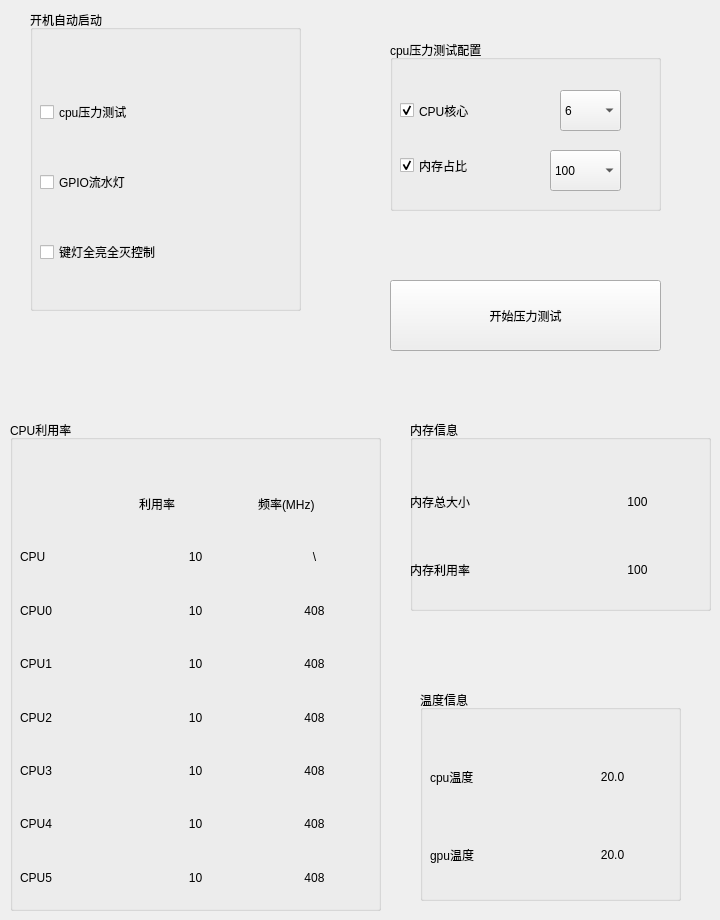
   <widget class="QWidget" name="page_8">
    <widget class="QGroupBox" name="groupBox_2">
     <property name="geometry">
      <rect>
       <x>30</x>
       <y>10</y>
       <width>271</width>
       <height>301</height>
      </rect>
     </property>
     <property name="styleSheet">
      <string notr="true">font: 20pt &quot;Ubuntu&quot;;</string>
     </property>
     <property name="title">
      <string>开机自动启动</string>
     </property>
     <widget class="QWidget" name="verticalLayoutWidget_16">
      <property name="geometry">
       <rect>
        <x>10</x>
        <y>50</y>
        <width>251</width>
        <height>244</height>
       </rect>
      </property>
      <layout class="QVBoxLayout" name="verticalLayout_16">
       <item>
        <widget class="QCheckBox" name="checkBox_cpu_stress">
         <property name="text">
          <string>cpu压力测试</string>
         </property>
        </widget>
       </item>
       <item>
        <widget class="QCheckBox" name="checkBox_gpio_flow">
         <property name="text">
          <string>GPIO流水灯</string>
         </property>
        </widget>
       </item>
       <item>
        <widget class="QCheckBox" name="checkBox_keyLights">
         <property name="text">
          <string>键灯全亮全灭控制</string>
         </property>
        </widget>
       </item>
      </layout>
     </widget>
    </widget>
    <widget class="QGroupBox" name="groupBox_3">
     <property name="geometry">
      <rect>
       <x>390</x>
       <y>40</y>
       <width>271</width>
       <height>171</height>
      </rect>
     </property>
     <property name="styleSheet">
      <string notr="true">font: 20pt &quot;Ubuntu&quot;;</string>
     </property>
     <property name="title">
      <string>cpu压力测试配置</string>
     </property>
     <widget class="QComboBox" name="comboBox_cpu">
      <property name="geometry">
       <rect>
        <x>170</x>
        <y>50</y>
        <width>61</width>
        <height>41</height>
       </rect>
      </property>
      <property name="focusPolicy">
       <enum>Qt::NoFocus</enum>
      </property>
      <item>
       <property name="text">
        <string>6</string>
       </property>
      </item>
      <item>
       <property name="text">
        <string>5</string>
       </property>
      </item>
      <item>
       <property name="text">
        <string>4</string>
       </property>
      </item>
      <item>
       <property name="text">
        <string>3</string>
       </property>
      </item>
      <item>
       <property name="text">
        <string>2</string>
       </property>
      </item>
      <item>
       <property name="text">
        <string>1</string>
       </property>
      </item>
     </widget>
     <widget class="QComboBox" name="comboBox_memory">
      <property name="geometry">
       <rect>
        <x>160</x>
        <y>110</y>
        <width>71</width>
        <height>41</height>
       </rect>
      </property>
      <property name="focusPolicy">
       <enum>Qt::NoFocus</enum>
      </property>
      <item>
       <property name="text">
        <string>100</string>
       </property>
      </item>
      <item>
       <property name="text">
        <string>90</string>
       </property>
      </item>
      <item>
       <property name="text">
        <string>80</string>
       </property>
      </item>
      <item>
       <property name="text">
        <string>70</string>
       </property>
      </item>
      <item>
       <property name="text">
        <string>60</string>
       </property>
      </item>
      <item>
       <property name="text">
        <string>50</string>
       </property>
      </item>
      <item>
       <property name="text">
        <string>40</string>
       </property>
      </item>
      <item>
       <property name="text">
        <string>30</string>
       </property>
      </item>
      <item>
       <property name="text">
        <string>20</string>
       </property>
      </item>
      <item>
       <property name="text">
        <string>10</string>
       </property>
      </item>
     </widget>
     <widget class="QCheckBox" name="checkBox_cpu_n">
      <property name="geometry">
       <rect>
        <x>10</x>
        <y>50</y>
        <width>131</width>
        <height>41</height>
       </rect>
      </property>
      <property name="text">
       <string>CPU核心</string>
      </property>
      <property name="checked">
       <bool>true</bool>
      </property>
     </widget>
     <widget class="QCheckBox" name="checkBox_mem_n">
      <property name="geometry">
       <rect>
        <x>10</x>
        <y>100</y>
        <width>141</width>
        <height>51</height>
       </rect>
      </property>
      <property name="text">
       <string>内存占比</string>
      </property>
      <property name="checked">
       <bool>true</bool>
      </property>
     </widget>
    </widget>
    <widget class="QPushButton" name="pushButton_start_cpustress">
     <property name="geometry">
      <rect>
       <x>390</x>
       <y>280</y>
       <width>271</width>
       <height>71</height>
      </rect>
     </property>
     <property name="styleSheet">
      <string notr="true">font: 20pt &quot;Ubuntu&quot;;</string>
     </property>
     <property name="text">
      <string>开始压力测试</string>
     </property>
    </widget>
    <widget class="QGroupBox" name="groupBox_4">
     <property name="geometry">
      <rect>
       <x>10</x>
       <y>420</y>
       <width>371</width>
       <height>491</height>
      </rect>
     </property>
     <property name="styleSheet">
      <string notr="true">font: 20pt &quot;Ubuntu&quot;;</string>
     </property>
     <property name="title">
      <string>CPU利用率</string>
     </property>
     <widget class="QWidget" name="gridLayoutWidget_4">
      <property name="geometry">
       <rect>
        <x>10</x>
        <y>60</y>
        <width>351</width>
        <height>421</height>
       </rect>
      </property>
      <layout class="QGridLayout" name="gridLayout_4">
       <item row="4" column="1">
        <widget class="QLabel" name="label_cpu1_usage">
         <property name="text">
          <string>10</string>
         </property>
         <property name="alignment">
          <set>Qt::AlignCenter</set>
         </property>
        </widget>
       </item>
       <item row="3" column="1">
        <widget class="QLabel" name="label_cpu0_usage">
         <property name="text">
          <string>10</string>
         </property>
         <property name="alignment">
          <set>Qt::AlignCenter</set>
         </property>
        </widget>
       </item>
       <item row="5" column="1">
        <widget class="QLabel" name="label_cpu2_usage">
         <property name="text">
          <string>10</string>
         </property>
         <property name="alignment">
          <set>Qt::AlignCenter</set>
         </property>
        </widget>
       </item>
       <item row="2" column="0">
        <widget class="QLabel" name="label_82">
         <property name="text">
          <string>CPU</string>
         </property>
        </widget>
       </item>
       <item row="4" column="0">
        <widget class="QLabel" name="label_85">
         <property name="text">
          <string>CPU1</string>
         </property>
        </widget>
       </item>
       <item row="5" column="0">
        <widget class="QLabel" name="label_86">
         <property name="text">
          <string>CPU2</string>
         </property>
        </widget>
       </item>
       <item row="8" column="0">
        <widget class="QLabel" name="label_94">
         <property name="text">
          <string>CPU5</string>
         </property>
        </widget>
       </item>
       <item row="6" column="1">
        <widget class="QLabel" name="label_cpu3_usage">
         <property name="text">
          <string>10</string>
         </property>
         <property name="alignment">
          <set>Qt::AlignCenter</set>
         </property>
        </widget>
       </item>
       <item row="6" column="0">
        <widget class="QLabel" name="label_87">
         <property name="text">
          <string>CPU3</string>
         </property>
        </widget>
       </item>
       <item row="3" column="0">
        <widget class="QLabel" name="label_84">
         <property name="text">
          <string>CPU0</string>
         </property>
        </widget>
       </item>
       <item row="2" column="2">
        <widget class="QLabel" name="label_cpu_freq">
         <property name="text">
          <string>\</string>
         </property>
         <property name="alignment">
          <set>Qt::AlignCenter</set>
         </property>
        </widget>
       </item>
       <item row="2" column="1">
        <widget class="QLabel" name="label_cpu_usage">
         <property name="text">
          <string>10</string>
         </property>
         <property name="alignment">
          <set>Qt::AlignCenter</set>
         </property>
        </widget>
       </item>
       <item row="7" column="1">
        <widget class="QLabel" name="label_cpu4_usage">
         <property name="text">
          <string>10</string>
         </property>
         <property name="alignment">
          <set>Qt::AlignCenter</set>
         </property>
        </widget>
       </item>
       <item row="7" column="0">
        <widget class="QLabel" name="label_88">
         <property name="text">
          <string>CPU4</string>
         </property>
        </widget>
       </item>
       <item row="8" column="1">
        <widget class="QLabel" name="label_cpu5_usage">
         <property name="text">
          <string>10</string>
         </property>
         <property name="alignment">
          <set>Qt::AlignCenter</set>
         </property>
        </widget>
       </item>
       <item row="1" column="1">
        <widget class="QLabel" name="label_95">
         <property name="text">
          <string>利用率</string>
         </property>
        </widget>
       </item>
       <item row="1" column="2">
        <widget class="QLabel" name="label_96">
         <property name="text">
          <string>频率(MHz)</string>
         </property>
        </widget>
       </item>
       <item row="3" column="2">
        <widget class="QLabel" name="label_cpu0_freq">
         <property name="text">
          <string>408</string>
         </property>
         <property name="alignment">
          <set>Qt::AlignCenter</set>
         </property>
        </widget>
       </item>
       <item row="4" column="2">
        <widget class="QLabel" name="label_cpu1_freq">
         <property name="text">
          <string>408</string>
         </property>
         <property name="alignment">
          <set>Qt::AlignCenter</set>
         </property>
        </widget>
       </item>
       <item row="5" column="2">
        <widget class="QLabel" name="label_cpu2_freq">
         <property name="text">
          <string>408</string>
         </property>
         <property name="alignment">
          <set>Qt::AlignCenter</set>
         </property>
        </widget>
       </item>
       <item row="6" column="2">
        <widget class="QLabel" name="label_cpu3_freq">
         <property name="text">
          <string>408</string>
         </property>
         <property name="alignment">
          <set>Qt::AlignCenter</set>
         </property>
        </widget>
       </item>
       <item row="7" column="2">
        <widget class="QLabel" name="label_cpu4_freq">
         <property name="text">
          <string>408</string>
         </property>
         <property name="alignment">
          <set>Qt::AlignCenter</set>
         </property>
        </widget>
       </item>
       <item row="8" column="2">
        <widget class="QLabel" name="label_cpu5_freq">
         <property name="text">
          <string>408</string>
         </property>
         <property name="alignment">
          <set>Qt::AlignCenter</set>
         </property>
        </widget>
       </item>
      </layout>
     </widget>
    </widget>
    <widget class="QGroupBox" name="groupBox_5">
     <property name="geometry">
      <rect>
       <x>410</x>
       <y>420</y>
       <width>301</width>
       <height>191</height>
      </rect>
     </property>
     <property name="styleSheet">
      <string notr="true">font: 20pt &quot;Ubuntu&quot;;</string>
     </property>
     <property name="title">
      <string>内存信息</string>
     </property>
     <widget class="QWidget" name="gridLayoutWidget_5">
      <property name="geometry">
       <rect>
        <x>0</x>
        <y>50</y>
        <width>301</width>
        <height>131</height>
       </rect>
      </property>
      <layout class="QGridLayout" name="gridLayout_5">
       <item row="0" column="1">
        <widget class="QLabel" name="label_mem_total">
         <property name="text">
          <string>100</string>
         </property>
         <property name="alignment">
          <set>Qt::AlignCenter</set>
         </property>
        </widget>
       </item>
       <item row="0" column="0">
        <widget class="QLabel" name="label_89">
         <property name="text">
          <string>内存总大小</string>
         </property>
        </widget>
       </item>
       <item row="1" column="0">
        <widget class="QLabel" name="label_92">
         <property name="text">
          <string>内存利用率</string>
         </property>
        </widget>
       </item>
       <item row="1" column="1">
        <widget class="QLabel" name="label_mem_usage">
         <property name="text">
          <string>100</string>
         </property>
         <property name="alignment">
          <set>Qt::AlignCenter</set>
         </property>
        </widget>
       </item>
      </layout>
     </widget>
    </widget>
    <widget class="QGroupBox" name="groupBox_6">
     <property name="geometry">
      <rect>
       <x>420</x>
       <y>690</y>
       <width>261</width>
       <height>211</height>
      </rect>
     </property>
     <property name="styleSheet">
      <string notr="true">font: 20pt &quot;Ubuntu&quot;;</string>
     </property>
     <property name="title">
      <string>温度信息</string>
     </property>
     <widget class="QWidget" name="gridLayoutWidget_6">
      <property name="geometry">
       <rect>
        <x>10</x>
        <y>50</y>
        <width>241</width>
        <height>151</height>
       </rect>
      </property>
      <layout class="QGridLayout" name="gridLayout_6">
       <item row="2" column="0">
        <widget class="QLabel" name="label_90">
         <property name="text">
          <string>gpu温度</string>
         </property>
        </widget>
       </item>
       <item row="0" column="0">
        <widget class="QLabel" name="label_83">
         <property name="text">
          <string>cpu温度</string>
         </property>
        </widget>
       </item>
       <item row="0" column="1">
        <widget class="QLabel" name="label_cpu_temp">
         <property name="text">
          <string>20.0</string>
         </property>
         <property name="alignment">
          <set>Qt::AlignCenter</set>
         </property>
        </widget>
       </item>
       <item row="2" column="1">
        <widget class="QLabel" name="label_gpu_temp">
         <property name="text">
          <string>20.0</string>
         </property>
         <property name="alignment">
          <set>Qt::AlignCenter</set>
         </property>
        </widget>
       </item>
      </layout>
     </widget>
    </widget>
   </widget>
